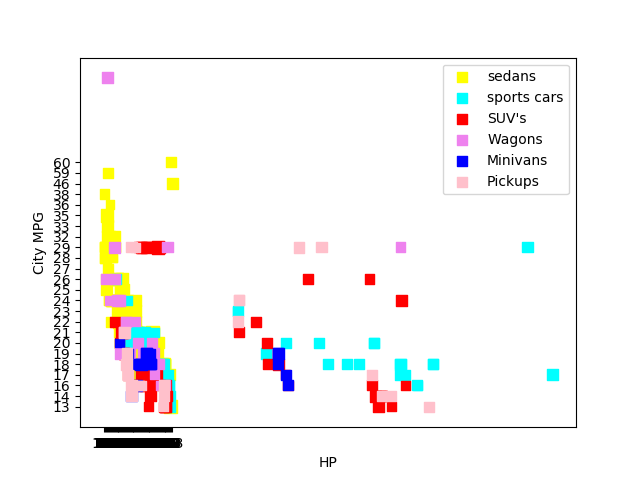

Reproduce this figure in Python.
#!/usr/bin/env python
import csv
import matplotlib.pyplot as plt
from collections import defaultdict
import sys

columns = defaultdict(list) # each value in each column is appended to a list

with open(sys.argv[1]) as f:
    reader = csv.DictReader(f) # read rows into a dictionary format
    for row in reader: # read a row as {column1: value1, column2: value2,...}
        for (k,v) in row.items(): # go over each column name and value 
            columns[k].append(v) # append the value into the appropriate list
                                 # based on column name k
#test = ['225', '125', '231']
toremove = []
for i in range(1,len(columns['HP'])):
    if columns['City MPG'][i] == '*':
        toremove.append(i)
for i in reversed(toremove):
    del columns['HP'][i]
    del columns['City MPG'][i]
    del columns['Weight'][i]
    del columns['Small/Sporty/ Compact/Large Sedan'][i]
    del columns['Sports Car'][i]
    del columns['SUV'][i]
    del columns['Wagon'][i]
    del columns['Minivan'][i]
    del columns['Pickup'][i]
toremove = []
for i in range(1,len(columns['Weight'])):
    if columns['Weight'][i] == '*':
        toremove.append(i)
for i in reversed(toremove):
    del columns['HP'][i]
    del columns['City MPG'][i]
    del columns['Weight'][i]
    del columns['Small/Sporty/ Compact/Large Sedan'][i]
    del columns['Sports Car'][i]
    del columns['SUV'][i]
    del columns['Wagon'][i]
    del columns['Minivan'][i]
    del columns['Pickup'][i]
sedan = []
sports =[]
suv = []
wagon = []
minivan = []
pickup = []
for i in range(1,len(columns['Weight'])):
    if columns['Small/Sporty/ Compact/Large Sedan'][i] == '1':
        sedan.append(i)
    elif columns['Sports Car'][i] == '1':
        sports.append(i)
    elif columns['SUV'][i] == '1':
        suv.append(i)
    elif columns['Wagon'][i] == '1':
        wagon.append(i)
    elif columns['Minivan'][i] == '1':
        minivan.append(i)
    elif columns['Pickup'][i] == '1':
        pickup.append(i)
x = [float(i) for i in columns['HP']]
y = [float(i) for i in columns['City MPG']]
weight = [float(i) for i in columns['Weight']]
weight = [x / 70 for x in weight]
#[float(i) for i in columns['City MPG']]
fig = plt.figure()
ax1 = fig.add_subplot(111)
ax1.scatter([columns['HP'][i] for i in sedan], [columns['City MPG'][i] for i in sedan],
s = weight, marker="s", c="yellow", edgecolors="face", label="sedans")

ax1.scatter([columns['HP'][i] for i in sports], [columns['City MPG'][i] for i in sports],
s = weight, marker="s", c="cyan",edgecolors="face", label="sports cars")

ax1.scatter([columns['HP'][i] for i in suv], [columns['City MPG'][i] for i in suv],
s = weight, marker="s", c="r",edgecolors="face", label="SUV's")

ax1.scatter([columns['HP'][i] for i in wagon], [columns['City MPG'][i] for i in wagon],
s = weight, marker="s", c="violet",edgecolors="face", label="Wagons")

ax1.scatter([columns['HP'][i] for i in minivan], [columns['City MPG'][i] for i in minivan],
s = weight, marker="s", c="b",edgecolors="face", label="Minivans")

ax1.scatter([columns['HP'][i] for i in pickup], [columns['City MPG'][i] for i in pickup],
s = weight, marker="s", c="pink",edgecolors="face", label="Pickups")
ax1.legend()
#plt.scatter(x, y, s=weight, marker="s");
plt.ylabel("City MPG")
plt.xlabel("HP")
plt.savefig(sys.argv[2]);
#print(columns['Vehicle Name'])
